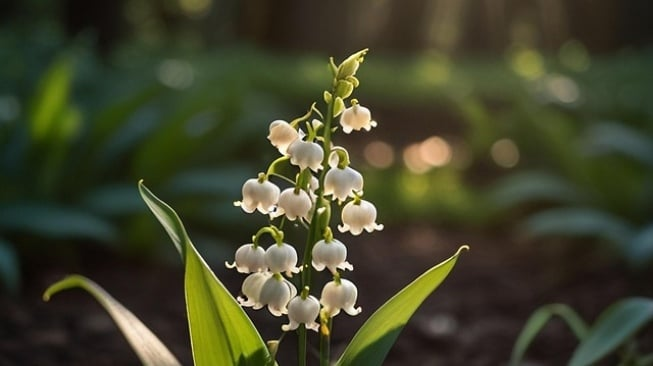
#> input picture lily of the valley.jpg, 653 x 366 px
$ jupyter execute PCD5_23424050.ipynb
#> lines starting #> are read from the running program, lines starting #| are printed output that depends on the picture
<a href="https://colab.research.google.com/github/hartika23/pengolahan-citra-digital5_23424050/blob/main/PCD5_23424050.ipynb" target="_parent"></a>

[cell 1]
# 1. Import library
import numpy as np
import cv2
import matplotlib.pyplot as plt
from scipy.signal import convolve2d

# 2. Load gambar
# Pastikan file "lily of the valley.jpg" sudah di-upload ke Colab
img = cv2.imread("lily of the valley.jpg", cv2.IMREAD_GRAYSCALE)
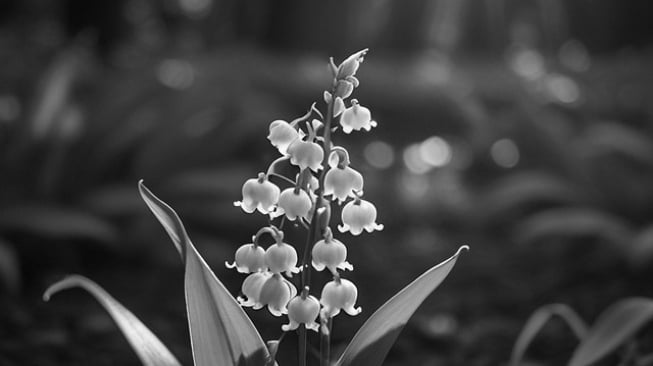
#> img: shape (366, 653); min 0, max 255, mean 63.8

# Tampilkan gambar asli
plt.figure(figsize=(6,6))
plt.imshow(img, cmap='gray')
plt.title("Gambar Asli (Grayscale)")
plt.axis("off")
plt.show()

# 3. Buat kernel low-pass filter (mean filter 3x3)
H = np.ones((3,3)) / 9
print("Kernel Low-pass (Mean Filter):")
print(H)

# 4. Lakukan konvolusi
Y = convolve2d(img, H, mode='same', boundary='fill', fillvalue=0)

# 5. Tampilkan hasil
plt.figure(figsize=(12,6))

plt.subplot(1,2,1)
plt.imshow(img, cmap='gray')
plt.title("Input Gambar Asli")
plt.axis("off")

plt.subplot(1,2,2)
plt.imshow(Y, cmap='gray')
plt.title("Output Setelah Low-pass Filter")
plt.axis("off")

plt.show()
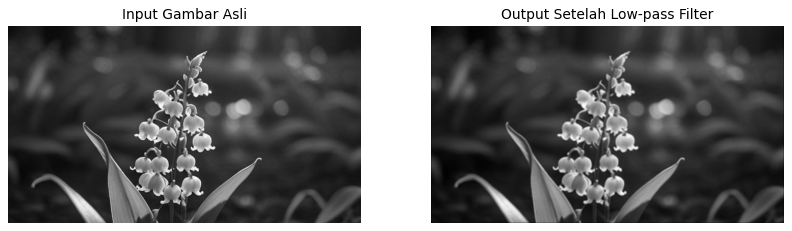
#> figure drawn by matplotlib, 2 panels
